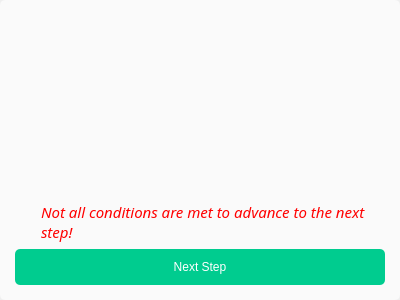
<?xml version="1.0" encoding="UTF-8"?>
<ui version="4.0">
 <class>TutorialFrame</class>
 <widget class="QWidget" name="TutorialFrame">
  <property name="geometry">
   <rect>
    <x>0</x>
    <y>0</y>
    <width>400</width>
    <height>300</height>
   </rect>
  </property>
  <property name="sizePolicy">
   <sizepolicy hsizetype="Fixed" vsizetype="Preferred">
    <horstretch>0</horstretch>
    <verstretch>0</verstretch>
   </sizepolicy>
  </property>
  <property name="minimumSize">
   <size>
    <width>400</width>
    <height>300</height>
   </size>
  </property>
  <property name="maximumSize">
   <size>
    <width>400</width>
    <height>300</height>
   </size>
  </property>
  <property name="windowTitle">
   <string>Form</string>
  </property>
  <property name="styleSheet">
   <string notr="true">#TutorialFrame {
	background: none;
}
</string>
  </property>
  <layout class="QGridLayout" name="gridLayout">
   <property name="leftMargin">
    <number>0</number>
   </property>
   <property name="topMargin">
    <number>0</number>
   </property>
   <property name="rightMargin">
    <number>0</number>
   </property>
   <property name="bottomMargin">
    <number>0</number>
   </property>
   <item row="0" column="0">
    <widget class="QFrame" name="frame">
     <property name="sizePolicy">
      <sizepolicy hsizetype="Preferred" vsizetype="Preferred">
       <horstretch>0</horstretch>
       <verstretch>0</verstretch>
      </sizepolicy>
     </property>
     <property name="styleSheet">
      <string notr="true">QWidget {
    background: rgb(250, 250, 250);
    border-radius: 5px;
}

QWidget:hover {
    background: rgb(255, 255, 255);
}

#uDeclinedFrame {
	background: none;
}

QLabel {
	font: 12pt &quot;Source Sans Pro&quot;;
	color: rgb(0, 45, 50);
	background: none;
}

QPushButton {
    padding: 11px 20px;
    border-radius: 5px;
    font: 11pt &quot;Source Sans Pro&quot;;

    background: rgb(0, 204, 143);
    color: rgb(255, 255, 255);
}

QPushButton:hover
{
    background: rgb(0, 143, 100);
}

QPushButton:pressed
{
    background: rgb(0, 100, 70);
}</string>
     </property>
     <property name="frameShape">
      <enum>QFrame::NoFrame</enum>
     </property>
     <property name="frameShadow">
      <enum>QFrame::Plain</enum>
     </property>
     <layout class="QGridLayout" name="gridLayout_2" rowstretch="1,0,0,0,0">
      <property name="sizeConstraint">
       <enum>QLayout::SetMinimumSize</enum>
      </property>
      <property name="leftMargin">
       <number>15</number>
      </property>
      <property name="topMargin">
       <number>15</number>
      </property>
      <property name="rightMargin">
       <number>15</number>
      </property>
      <property name="bottomMargin">
       <number>15</number>
      </property>
      <item row="2" column="0">
       <widget class="QFrame" name="uDeclinedFrame">
        <property name="sizePolicy">
         <sizepolicy hsizetype="Preferred" vsizetype="Preferred">
          <horstretch>0</horstretch>
          <verstretch>0</verstretch>
         </sizepolicy>
        </property>
        <property name="frameShape">
         <enum>QFrame::StyledPanel</enum>
        </property>
        <property name="frameShadow">
         <enum>QFrame::Raised</enum>
        </property>
        <layout class="QGridLayout" name="gridLayout_3">
         <property name="sizeConstraint">
          <enum>QLayout::SetMinimumSize</enum>
         </property>
         <property name="leftMargin">
          <number>0</number>
         </property>
         <property name="topMargin">
          <number>0</number>
         </property>
         <property name="rightMargin">
          <number>0</number>
         </property>
         <property name="bottomMargin">
          <number>0</number>
         </property>
         <item row="0" column="1">
          <widget class="QLabel" name="uDeclinedLabel">
           <property name="enabled">
            <bool>true</bool>
           </property>
           <property name="sizePolicy">
            <sizepolicy hsizetype="Preferred" vsizetype="Preferred">
             <horstretch>0</horstretch>
             <verstretch>0</verstretch>
            </sizepolicy>
           </property>
           <property name="minimumSize">
            <size>
             <width>0</width>
             <height>20</height>
            </size>
           </property>
           <property name="font">
            <font>
             <family>Source Sans Pro</family>
             <pointsize>11</pointsize>
             <italic>true</italic>
             <bold>false</bold>
            </font>
           </property>
           <property name="styleSheet">
            <string notr="true">QLabel {
	font: 11pt &quot;Source Sans Pro&quot;;
	color: red;
	background: none;
	font-style: italic;
}</string>
           </property>
           <property name="text">
            <string>Not all conditions are met to advance to the next step!</string>
           </property>
           <property name="alignment">
            <set>Qt::AlignLeading|Qt::AlignLeft|Qt::AlignVCenter</set>
           </property>
           <property name="wordWrap">
            <bool>true</bool>
           </property>
          </widget>
         </item>
         <item row="0" column="0">
          <widget class="QLabel" name="uDeclinedIcon">
           <property name="minimumSize">
            <size>
             <width>20</width>
             <height>20</height>
            </size>
           </property>
           <property name="maximumSize">
            <size>
             <width>20</width>
             <height>20</height>
            </size>
           </property>
           <property name="text">
            <string/>
           </property>
           <property name="pixmap">
            <pixmap>:/images/icons/stop_icon.png</pixmap>
           </property>
           <property name="scaledContents">
            <bool>true</bool>
           </property>
          </widget>
         </item>
        </layout>
       </widget>
      </item>
      <item row="4" column="0">
       <widget class="QPushButton" name="pushButton">
        <property name="sizePolicy">
         <sizepolicy hsizetype="Preferred" vsizetype="Fixed">
          <horstretch>0</horstretch>
          <verstretch>0</verstretch>
         </sizepolicy>
        </property>
        <property name="text">
         <string>Next Step</string>
        </property>
       </widget>
      </item>
      <item row="0" column="0">
       <widget class="QTextBrowser" name="uTutorialText">
        <property name="sizePolicy">
         <sizepolicy hsizetype="Preferred" vsizetype="Minimum">
          <horstretch>0</horstretch>
          <verstretch>0</verstretch>
         </sizepolicy>
        </property>
        <property name="font">
         <font>
          <pointsize>12</pointsize>
         </font>
        </property>
        <property name="cursor" stdset="0">
         <cursorShape>ArrowCursor</cursorShape>
        </property>
        <property name="styleSheet">
         <string notr="true">QTextBrowser {
	color: rgb(0, 45, 50);
	background: rgba(0, 0, 0, 0);
}</string>
        </property>
        <property name="frameShape">
         <enum>QFrame::NoFrame</enum>
        </property>
        <property name="frameShadow">
         <enum>QFrame::Plain</enum>
        </property>
        <property name="sizeAdjustPolicy">
         <enum>QAbstractScrollArea::AdjustToContents</enum>
        </property>
        <property name="undoRedoEnabled">
         <bool>false</bool>
        </property>
        <property name="readOnly">
         <bool>true</bool>
        </property>
        <property name="markdown">
         <string/>
        </property>
        <property name="textInteractionFlags">
         <set>Qt::NoTextInteraction</set>
        </property>
       </widget>
      </item>
      <item row="1" column="0">
       <spacer name="verticalSpacer">
        <property name="orientation">
         <enum>Qt::Vertical</enum>
        </property>
        <property name="sizeHint" stdset="0">
         <size>
          <width>20</width>
          <height>40</height>
         </size>
        </property>
       </spacer>
      </item>
     </layout>
    </widget>
   </item>
  </layout>
 </widget>
 <resources/>
 <connections/>
</ui>
